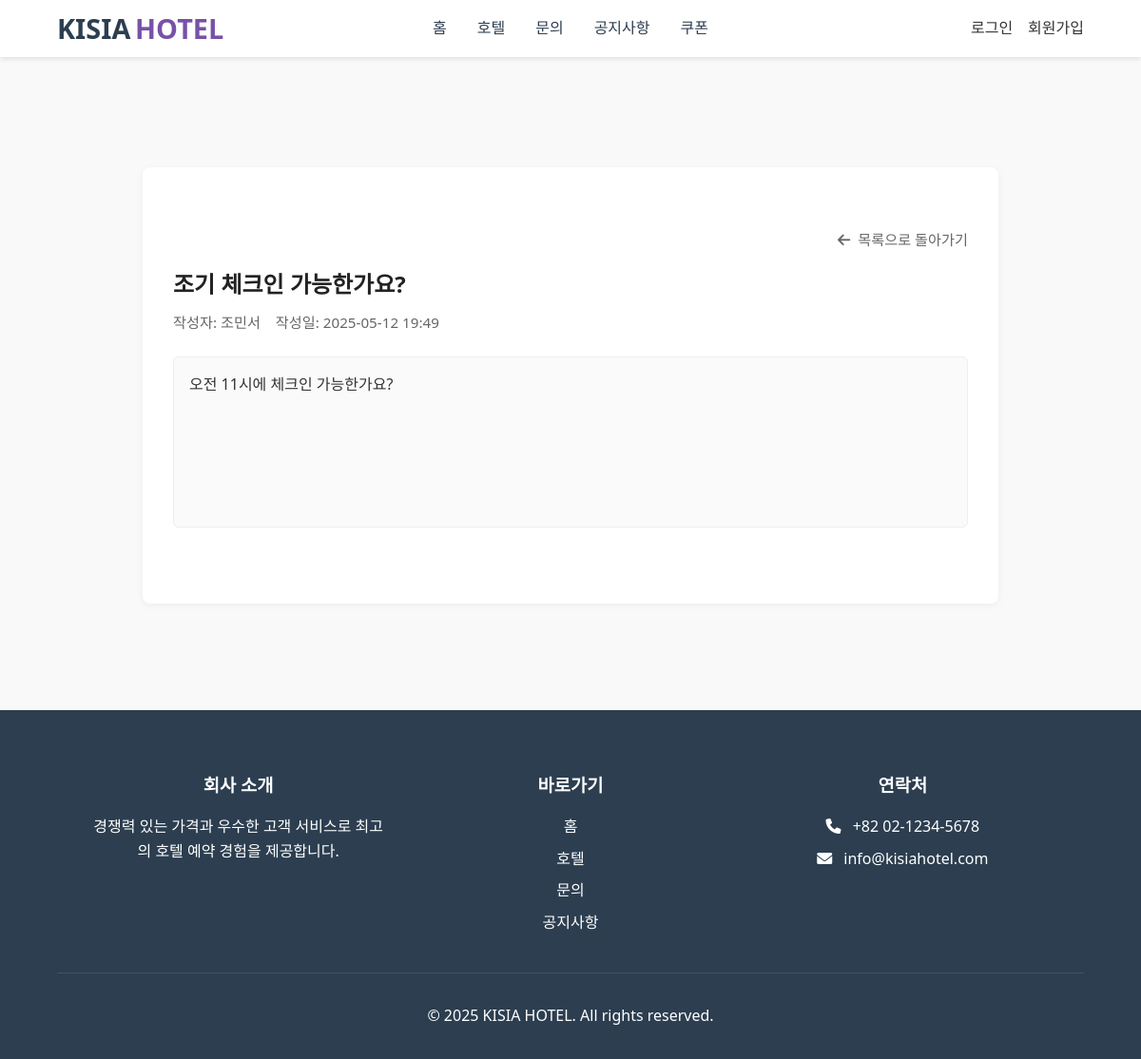
The app's page /inquiry/inquiry_detail.php?inquiry_id=9 with its own data.
### tables this page shows
CREATE TABLE inquiries (
    inquiry_id INT PRIMARY KEY AUTO_INCREMENT,
    user_id INT,
    category ENUM('reservation', 'payment', 'room', 'other') NOT NULL,
    title VARCHAR(100) NOT NULL,
    content TEXT NOT NULL,
    is_secret TINYINT(1) DEFAULT 0,
    created_at DATETIME DEFAULT CURRENT_TIMESTAMP,
    updated_at DATETIME DEFAULT CURRENT_TIMESTAMP ON UPDATE CURRENT_TIMESTAMP,
    FOREIGN KEY (user_id) REFERENCES users(user_id) ON DELETE CASCADE
);

CREATE TABLE users (
    user_id INT PRIMARY KEY AUTO_INCREMENT,
    username VARCHAR(50) NOT NULL,
    real_id VARCHAR(50) NOT NULL,
    password VARCHAR(255) NOT NULL,
    email VARCHAR(100) NOT NULL UNIQUE,
    phone VARCHAR(20),
    created_at DATETIME DEFAULT CURRENT_TIMESTAMP,
    is_admin BOOLEAN DEFAULT FALSE,
    terms BOOLEAN DEFAULT FALSE,
    marketing BOOLEAN DEFAULT FALSE,
    profile_image VARCHAR(255) DEFAULT '/image/default_profile.jpg',
    point INT,
    vip BOOLEAN DEFAULT FALSE
);

### src/action/inquiry_detail_action.php (called while the page is built, shortened)
<?php
include_once __DIR__ . '/../includes/db_connection.php';
$inquiry_id = isset($_GET['inquiry_id']) ? (int)$_GET['inquiry_id'] : 0;
$query = "
    SELECT i.*, u.username
    FROM inquiries i
    JOIN users u ON i.user_id = u.user_id
    WHERE i.inquiry_id = $inquiry_id
";
$result = mysqli_query($conn, $query);
$inquiry = mysqli_fetch_assoc($result);

### src/inquiry/inquiry_detail.php (the view, shortened to what this page needs)
<?php
include_once __DIR__ . '/../includes/header.php';
include_once __DIR__ . '/../action/inquiry_detail_action.php';
?>
<!DOCTYPE html>
<html lang="ko">
<head>
    <link rel="stylesheet" href="../style/inquiry-detail.css">
</head>
<body>
<main class="board-container">
    <div class="inquiry-detail">
        <?php if ($_SESSION['is_admin'] ?? false): ?>
        <div class="inquiry-section-header">
            <a href="../admin/admin.php?tab=inquiries" class="inquiry-back-btn"><i class="fas fa-arrow-left"></i> 관리자 메뉴로 돌아가기</a>
        </div>
        <?php else: ?>
        <div class="inquiry-section-header">
            <a href="inquiry.php" class="inquiry-back-btn"><i class="fas fa-arrow-left"></i> 목록으로 돌아가기</a>
        </div>
        <?php endif; ?>
        <div class="inquiry-header">
            <h2 class="inquiry-title"><?= $inquiry['title'] ?></h2>
            <div class="inquiry-meta">
                <span class="writer">작성자: <?= $inquiry['username'] ?></span>
                <span class="date">작성일: <?= date('Y-m-d H:i', strtotime($inquiry['created_at'])) ?></span>
            </div>
        </div>
        <div class="inquiry-content">
            <p><?= nl2br($inquiry['content']) ?></p>
        </div>
    </div>
</main>
<?php include_once __DIR__ . '/../includes/footer.php'; ?>
</body>
</html>

### src/style/styles.css (style rules this page uses)
* { margin: 0; padding: 0; box-sizing: border-box; font-family: 'Segoe UI', Tahoma, Geneva, Verdana, sans-serif; }
body { line-height: 1.6; color: #333; }
a { text-decoration: none; color: inherit; }

### src/style/review.css (style rules this page uses)
.board-container { max-width: 1200px; margin: 0 auto; padding: 6rem 2rem 2rem; }

### src/style/inquiry-detail.css (style rules this page uses)
body { font-family: 'Noto Sans KR', sans-serif; background-color: #f9f9f9; color: #333; margin: 0; padding: 0; }
main.board-container { max-width: 900px; margin: 80px auto 40px; padding: 2rem; background-color: #fff; border-radius: 8px; box-shadow: 0 2px 8px rgba(0,0,0,0.05); margin-top: 11rem; margin-bottom: 7rem; }
.inquiry-detail { margin-top: 2rem; }
.inquiry-header { margin-bottom: 1rem; }
.inquiry-title { font-size: 1.5rem; color: #222; margin-bottom: 0.5rem; margin-top: 1rem; }
.inquiry-meta { font-size: 0.95rem; color: #666; display: flex; gap: 1rem; }
.inquiry-content { margin-top: 1.5rem; font-size: 1rem; line-height: 1.6; padding: 1rem; background-color: #fafafa; border-radius: 6px; border: 1px solid #eee; min-height: 180px; height: auto; margin-bottom: 3rem; }
.inquiry-section-header { display: flex; justify-content: flex-end; margin-bottom: 1rem; }
.inquiry-back-btn { display: inline-flex; align-items: center; gap: 0.5rem; color: #666; text-decoration: none; font-size: 0.95rem; transition: color 0.2s; }

### records on screen
inquiries: title "조기 체크인 가능한가요?", user.username "조민서", created_at "2025-05-12 19:49", content "오전 11시에 체크인 가능한가요?"
